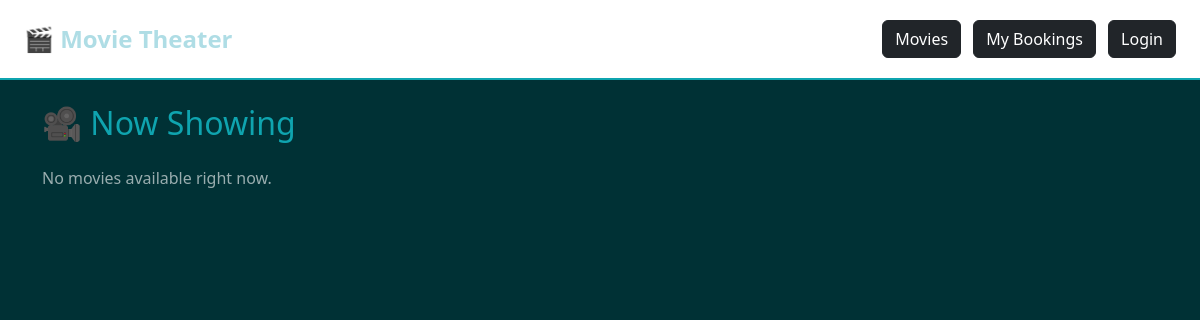
The app's page /, older data.
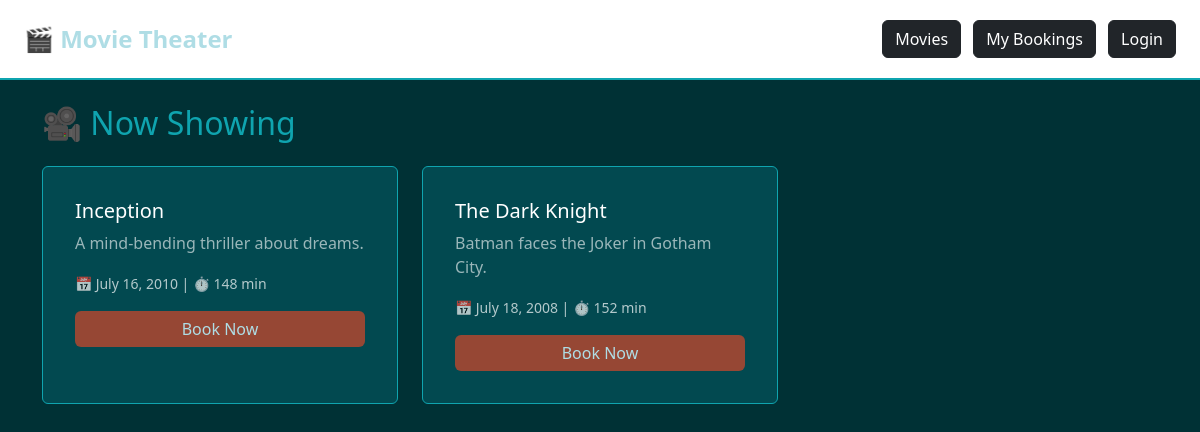
The same page, newer data.
### bookings/models.py (models this page shows, shortened)
class Movie(models.Model):
    title = models.CharField(max_length=200)
    description = models.TextField()
    release_date = models.DateField()
    duration = models.IntegerField(help_text="Time in minutes")

### bookings/views.py (the view)
# urls.py: path('', views.movie_list, name='movie_list'),
def movie_list(request):
    movies = Movie.objects.all()
    return render(request, 'bookings/movie_list.html', {'movies': movies})

### bookings/templates/bookings/movie_list.html (shortened to what this page needs)
{% extends 'bookings/base.html' %}
{% block content %}
<h2 class="mb-4">🎥 Now Showing</h2>
<div class="row">
    {% for movie in movies %}
    <div class="col-md-4 mb-4">
        <div class="card h-100 p-3">
            <div class="card-body">
                <h5 class="card-title">{{ movie.title }}</h5>
                <p class="card-text text-secondary">{{ movie.description }}</p>
                <p class="card-text"><small>📅 {{ movie.release_date }} | ⏱ {{ movie.duration }} min</small></p>
                <a href="{% url 'book_seat' movie.id %}" class="btn btn-primary w-100">Book Now</a>
            </div>
        </div>
    </div>
    {% empty %}
    <p class="text-secondary">No movies available right now.</p>
    {% endfor %}
</div>
{% endblock %}

### bookings/templates/bookings/base.html (shortened to what this page needs)
<!DOCTYPE html>
<html>
<head>
    <link href="https://cdn.jsdelivr.net/npm/bootstrap@5.3.0/dist/css/bootstrap.min.css" rel="stylesheet">
</head>
<body>
<nav class="navbar navbar-dark px-4 py-3">
    <a class="navbar-brand fs-4 fw-bold" href="/">🎬 Movie Theater</a>
    <div>
    <a class="btn btn-dark me-2" href="/">Movies</a>
    <a class="btn btn-dark me-2" href="/bookings/history/">My Bookings</a>
    {% if user.is_authenticated %}
        <a class="btn btn-dark" href="/logout/">Logout</a>
    {% else %}
        <a class="btn btn-dark" href="/login/">Login</a>
    {% endif %}
</div>
</nav>
<div class="container mt-4">
    {% block content %}{% endblock %}
</div>
</body>
</html>

### bookings/templates/bookings/base.html (style rules this page uses)
body { background-color: #003135; color: #ffffff; }
.navbar { background-color: #ffffff !important; border-bottom: 2px solid #0FA4AF; }
.navbar-brand { color: #AFDDE5 !important; font-weight: bold; }
.card { background-color: #024950; border: 1px solid #0FA4AF; color: #ffffff; }
.card-text { color: #ffffff; }
.text-secondary { color: #ffffff !important; opacity: 0.6; }
.btn-primary { background-color: #964734; border: none; color: #AFDDE5; }
h2 { color: #0FA4AF; }
small { color: #ffffff; opacity: 0.7; }

Row changes from the older to the newer data that the page shows:
added Movie: title "Inception", description "A mind-bending thriller about dreams.", release_date "July 16, 2010", duration "148"
added Movie: title "The Dark Knight", description "Batman faces the Joker in Gotham City.", release_date "July 18, 2008", duration "152"
Text that changed along with them:
text no longer shown: "No movies available right now."
